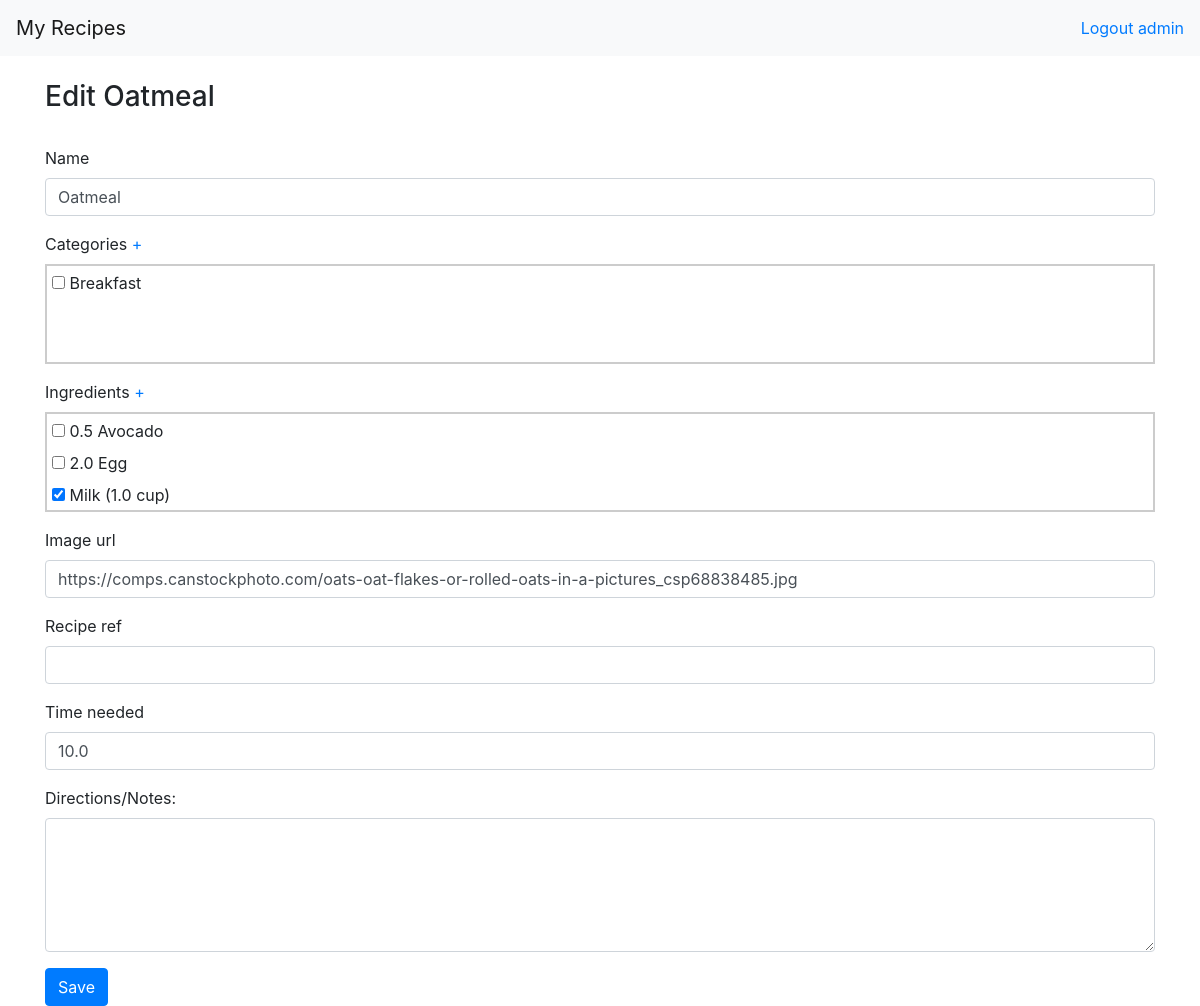
The page /recipes/2/editRecipe/ (signed in) on the database as committed earlier.
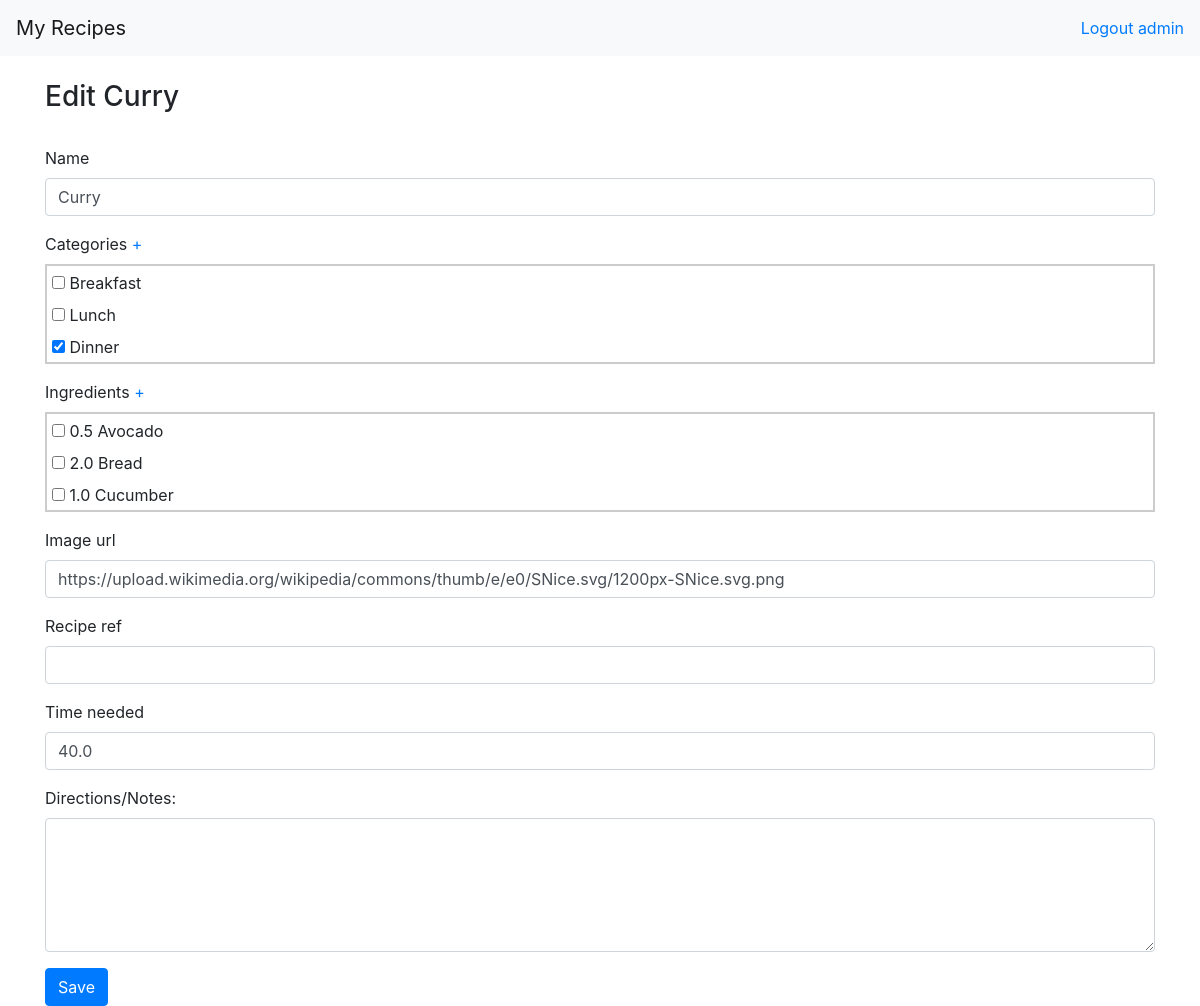
The same page on the database as committed later.
### recipes/models.py (models this page shows, shortened)
class Recipe(models.Model):
    user = models.ForeignKey(User, on_delete=models.CASCADE, default=1)
    name = models.CharField(max_length=100, unique=True)
    ingredients = models.ManyToManyField('Ingredient', related_name='ingredient_set')
    categories = models.ManyToManyField('Category', related_name='category_set', blank=True)
    time_needed = models.FloatField(blank=True)
    image_url = models.CharField(max_length=255, blank=True, default='https://upload.wikimedia.org/wikipedia/commons/thumb/e/e0/SNice.svg/1200px-SNice.svg.png')
    recipe_ref = models.CharField(max_length=255, blank=True, default='')
    notes = models.TextField(max_length=1000, default='', blank=True)

### recipes/views.py (the view)
# urls.py: path('<int:recipe_id>/editRecipe/', views.edit_recipe, name='edit-recipe'),
@login_required(login_url='accounts:login')
def edit_recipe(request, recipe_id):
    recipe = Recipe.objects.get(id=recipe_id)
    form = RecipeForm(request.POST or None, instance=recipe, request=request)
    if form.is_valid():
        form.save()
        return redirect(reverse('recipes:detail', args=(recipe_id,)))
    context = {'recipe': recipe, 'form':  form}
    return render(request, 'editRecipe.html', context)

### recipes/models.py (called while the page is built)
    def __str__(self):
        return self.name

    def __str__(self):
        if self.unit is None:
            return f'{str(self.amount)} {self.name}'
        return f'{self.name} ({str(self.amount)} {self.unit.measure})'

### recipes/templates/editRecipe.html
{% extends 'base.html' %}
{% block content %}
{% if recipe %}
    <br><h3>Edit {{ recipe.name }}</h3>
{% endif %}
<form method="POST" action="">
  {% csrf_token %}<br>
  <div class="form-group">
      <label>{{ form.name.label }}</label>
      {{ form.name }}
  </div>
  <div class="form-group">
      <label>{{ form.categories.label }}<a href = "{% url 'recipes:add-category' %}"> + </a></label><br>
      <div class="scrollcontainer">
          {% for category in form.categories %}
            {{ category }}<br>
          {% endfor %}
      </div>
  </div>
  <div class="form-group">
      {% if recipe%}
        <label>{{ form.ingredients.label }} <a href = "{% url 'recipes:edit-add-ingredient' recipe.id %}"> + </a></label><br>
      {% else %}
        <label>{{ form.ingredients.label }} <a href = "{% url 'recipes:add-ingredient' %}"> + </a></label><br>
      {% endif %}
      <div class="scrollcontainer">
          {% for ingredient in form.ingredients %}
            {{ ingredient }}<br>
          {% endfor %}
      </div>
  </div>
  <div class="form-group">
      <label>{{ form.image_url.label }}</label>
      {{ form.image_url }}
  </div>
  <div class="form-group">
      <label>{{ form.recipe_ref.label }}</label>
      {{ form.recipe_ref }}
  </div>
  <div class="form-group">
      <label>{{ form.time_needed.label }}</label>
      {{ form.time_needed }}
  </div>
  <div class="form-group">
      <label>Directions/Notes:</label>
      {{ form.notes }}
  </div>
  <button type="submit" class="btn btn-primary">Save</button>
</form>
{% endblock %}

Rows that differ between the two databases and show on the page:
changed Recipe: name "Oatmeal" → "Curry"; image_url "https://comps.canstockphoto.com/oats-oat-flakes-or-rolled-oats-in-a-pictures_csp68838485.jpg" → "https://upload.wikimedia.org/wikipedia/commons/thumb/e/e0/SNice.svg/1200px-SNice.svg.png"; time_needed "10.0" → "40.0"
Other text that changed with them:
form field ingredients: "☑" → "☐"
new list line: "☐ Lunch"
new list line: "☑ Dinner"
text no longer shown: "2.0 Egg Milk (1.0 cup)"
text now shown: "2.0 Bread 1.0 Cucumber"
